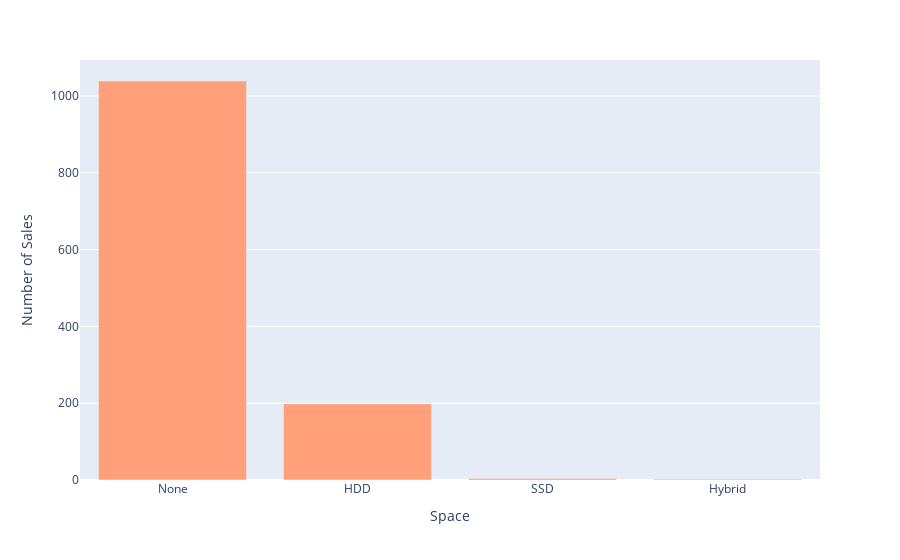

The code cell stored with this chart in its notebook:
### Markdown cell above
- Second Memory Types

### Code cell
fig= px.bar( df , x=df['SecondMemoryType'].value_counts().index ,
           y= df['SecondMemoryType'].value_counts().values)
fig.update_xaxes(title='Space')
fig.update_yaxes(title='Number of Sales')
fig.update_traces(marker_color='lightsalmon')

### Figure 1 — Plotly figure (JSON) as saved in the notebook; plotly's stock layout.template omitted (floating-point values rounded to 4 significant figures)
{"data": [{"alignmentgroup": "True", "hovertemplate": "x=%{x}<br>y=%{y}<extra></extra>", "legendgroup": "", "marker": {"color": "lightsalmon", "pattern": {"shape": ""}}, "name": "", "offsetgroup": "", "orientation": "v", "showlegend": false, "textposition": "auto", "type": "bar", "x": ["None", "HDD", "SSD", "Hybrid"], "xaxis": "x", "y": [1039, 198, 4, 2], "yaxis": "y"}], "layout": {"barmode": "relative", "legend": {"tracegroupgap": 0}, "margin": {"t": 60}, "xaxis": {"anchor": "y", "domain": [0, 1], "title": {"text": "Space"}}, "yaxis": {"anchor": "x", "domain": [0, 1], "title": {"text": "Number of Sales"}}}}
